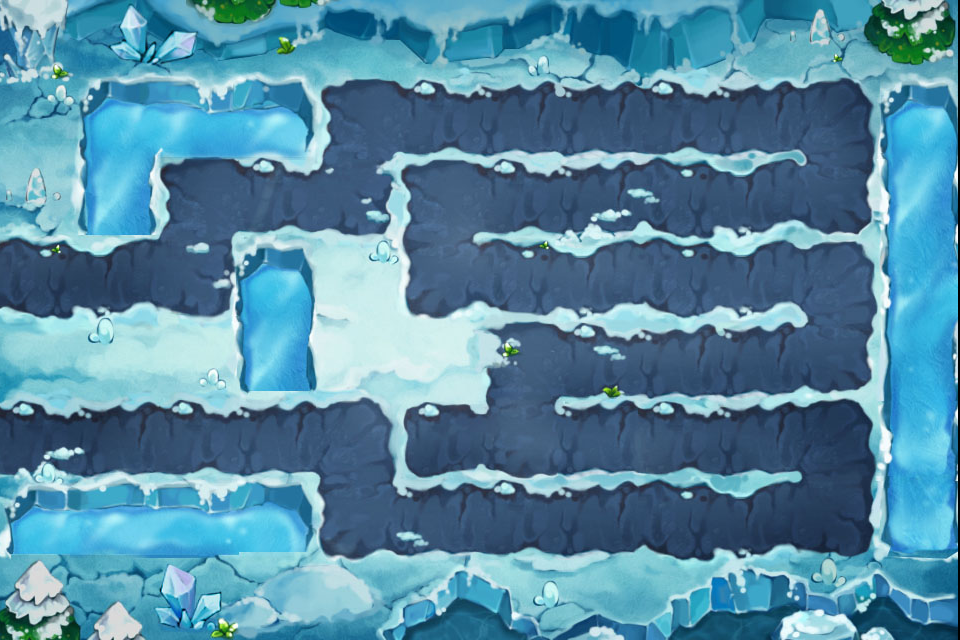

Below is a game level as drawn by its tile map, then a one-line description and the .tmx that defines it (tile-layer data replaced by summaries):
An orthogonal 12x8 tile map with 80x80 px tiles, 1 tile layer (Background) and 20 objects (8x wood, 6x firebrand, woodhero, stakes1.png, watergress1.png, ...).

<map version="1.0" orientation="orthogonal" width="12" height="8" tilewidth="80" tileheight="80">
 <tileset firstgid="1" name="level3_5bg" tilewidth="80" tileheight="80">
  <tileoffset x="-2" y="0" />
  <image source="level3_5bg.jpg" width="960" height="640" />
  <tile id="12">
   <properties>
    <property name="tiletype" value="1" />
   </properties>
  </tile>
  <tile id="13">
   <properties>
    <property name="tiletype" value="2" />
   </properties>
  </tile>
  <tile id="14">
   <properties>
    <property name="tiletype" value="2" />
   </properties>
  </tile>
  <tile id="15">
   <properties>
    <property name="tiletype" value="2" />
   </properties>
  </tile>
  <tile id="16">
   <properties>
    <property name="tiletype" value="0" />
   </properties>
  </tile>
  <tile id="17">
   <properties>
    <property name="tiletype" value="0" />
   </properties>
  </tile>
  <tile id="18">
   <properties>
    <property name="tiletype" value="0" />
   </properties>
  </tile>
  <tile id="19">
   <properties>
    <property name="tiletype" value="0" />
   </properties>
  </tile>
  <tile id="20">
   <properties>
    <property name="tiletype" value="0" />
   </properties>
  </tile>
  <tile id="21">
   <properties>
    <property name="tiletype" value="0" />
   </properties>
  </tile>
  <tile id="22">
   <properties>
    <property name="tiletype" value="0" />
   </properties>
  </tile>
  <tile id="23">
   <properties>
    <property name="tiletype" value="2" />
   </properties>
  </tile>
  <tile id="25">
   <properties>
    <property name="tiletype" value="2" />
   </properties>
  </tile>
  <tile id="26">
   <properties>
    <property name="tiletype" value="0" />
   </properties>
  </tile>
  <tile id="27">
   <properties>
    <property name="tiletype" value="0" />
   </properties>
  </tile>
  <tile id="28">
   <properties>
    <property name="tiletype" value="0" />
   </properties>
  </tile>
  <tile id="29">
   <properties>
    <property name="tiletype" value="0" />
   </properties>
  </tile>
  <tile id="30">
   <properties>
    <property name="tiletype" value="0" />
   </properties>
  </tile>
  <tile id="31">
   <properties>
    <property name="tiletype" value="0" />
   </properties>
  </tile>
  <tile id="32">
   <properties>
    <property name="tiletype" value="0" />
   </properties>
  </tile>
  <tile id="33">
   <properties>
    <property name="tiletype" value="0" />
   </properties>
  </tile>
  <tile id="34">
   <properties>
    <property name="tiletype" value="0" />
   </properties>
  </tile>
  <tile id="35">
   <properties>
    <property name="tiletype" value="2" />
   </properties>
  </tile>
  <tile id="36">
   <properties>
    <property name="tiletype" value="0" />
   </properties>
  </tile>
  <tile id="37">
   <properties>
    <property name="tiletype" value="0" />
   </properties>
  </tile>
  <tile id="38">
   <properties>
    <property name="tiletype" value="0" />
   </properties>
  </tile>
  <tile id="39">
   <properties>
    <property name="tiletype" value="2" />
   </properties>
  </tile>
  <tile id="40">
   <properties>
    <property name="tiletype" value="1" />
   </properties>
  </tile>
  <tile id="41">
   <properties>
    <property name="tiletype" value="0" />
   </properties>
  </tile>
  <tile id="42">
   <properties>
    <property name="tiletype" value="0" />
   </properties>
  </tile>
  <tile id="43">
   <properties>
    <property name="tiletype" value="0" />
   </properties>
  </tile>
  <tile id="44">
   <properties>
    <property name="tiletype" value="0" />
   </properties>
  </tile>
  <tile id="45">
   <properties>
    <property name="tiletype" value="0" />
   </properties>
  </tile>
  <tile id="46">
   <properties>
    <property name="tiletype" value="0" />
   </properties>
  </tile>
  <tile id="47">
   <properties>
    <property name="tiletype" value="2" />
   </properties>
  </tile>
  <tile id="49">
   <properties>
    <property name="tiletype" value="1" />
   </properties>
  </tile>
  <tile id="50">
   <properties>
    <property name="tiletype" value="1" />
   </properties>
  </tile>
  <tile id="51">
   <properties>
    <property name="tiletype" value="2" />
   </properties>
  </tile>
  <tile id="52">
   <properties>
    <property name="tiletype" value="1" />
   </properties>
  </tile>
  <tile id="53">
   <properties>
    <property name="tiletype" value="1" />
   </properties>
  </tile>
  <tile id="54">
   <properties>
    <property name="tiletype" value="0" />
   </properties>
  </tile>
  <tile id="55">
   <properties>
    <property name="tiletype" value="0" />
   </properties>
  </tile>
  <tile id="56">
   <properties>
    <property name="tiletype" value="0" />
   </properties>
  </tile>
  <tile id="57">
   <properties>
    <property name="tiletype" value="0" />
   </properties>
  </tile>
  <tile id="58">
   <properties>
    <property name="tiletype" value="0" />
   </properties>
  </tile>
  <tile id="59">
   <properties>
    <property name="tiletype" value="2" />
   </properties>
  </tile>
  <tile id="60">
   <properties>
    <property name="tiletype" value="0" />
   </properties>
  </tile>
  <tile id="61">
   <properties>
    <property name="tiletype" value="0" />
   </properties>
  </tile>
  <tile id="62">
   <properties>
    <property name="tiletype" value="0" />
   </properties>
  </tile>
  <tile id="63">
   <properties>
    <property name="tiletype" value="0" />
   </properties>
  </tile>
  <tile id="64">
   <properties>
    <property name="tiletype" value="0" />
   </properties>
  </tile>
  <tile id="66">
   <properties>
    <property name="tiletype" value="0" />
   </properties>
  </tile>
  <tile id="67">
   <properties>
    <property name="tiletype" value="0" />
   </properties>
  </tile>
  <tile id="68">
   <properties>
    <property name="tiletype" value="0" />
   </properties>
  </tile>
  <tile id="69">
   <properties>
    <property name="tiletype" value="0" />
   </properties>
  </tile>
  <tile id="70">
   <properties>
    <property name="tiletype" value="0" />
   </properties>
  </tile>
  <tile id="71">
   <properties>
    <property name="tiletype" value="2" />
   </properties>
  </tile>
  <tile id="72">
   <properties>
    <property name="tiletype" value="2" />
   </properties>
  </tile>
  <tile id="73">
   <properties>
    <property name="tiletype" value="2" />
   </properties>
  </tile>
  <tile id="74">
   <properties>
    <property name="tiletype" value="2" />
   </properties>
  </tile>
  <tile id="75">
   <properties>
    <property name="tiletype" value="2" />
   </properties>
  </tile>
  <tile id="76">
   <properties>
    <property name="tiletype" value="0" />
   </properties>
  </tile>
  <tile id="77">
   <properties>
    <property name="tiletype" value="0" />
   </properties>
  </tile>
  <tile id="78">
   <properties>
    <property name="tiletype" value="0" />
   </properties>
  </tile>
  <tile id="79">
   <properties>
    <property name="tiletype" value="0" />
   </properties>
  </tile>
  <tile id="81">
   <properties>
    <property name="tiletype" value="0" />
   </properties>
  </tile>
  <tile id="82">
   <properties>
    <property name="tiletype" value="0" />
   </properties>
  </tile>
  <tile id="83">
   <properties>
    <property name="tiletype" value="2" />
   </properties>
  </tile>
 </tileset>
 <layer name="Background" width="12" height="8">
  <data>[96 cells, 96 non-empty, 96 distinct tile ids]</data>
 </layer>
 <objectgroup name="Objects" width="12" height="8">
     <object name="woodhero" x="260" y="304" />
     <object name="wood" x="177" y="143" />
     <object name="wood" x="256" y="138" />
     <object name="wood" x="98" y="544" />
     <object name="wood" x="177" y="542" />
     <object name="wood" x="900" y="224" />
     <object name="wood" x="902" y="300" />
     <object name="wood" x="904" y="381" />
     <object name="wood" x="906" y="459" />
     </objectgroup>
</map>
<!-- 11 of 20 objects omitted -->
